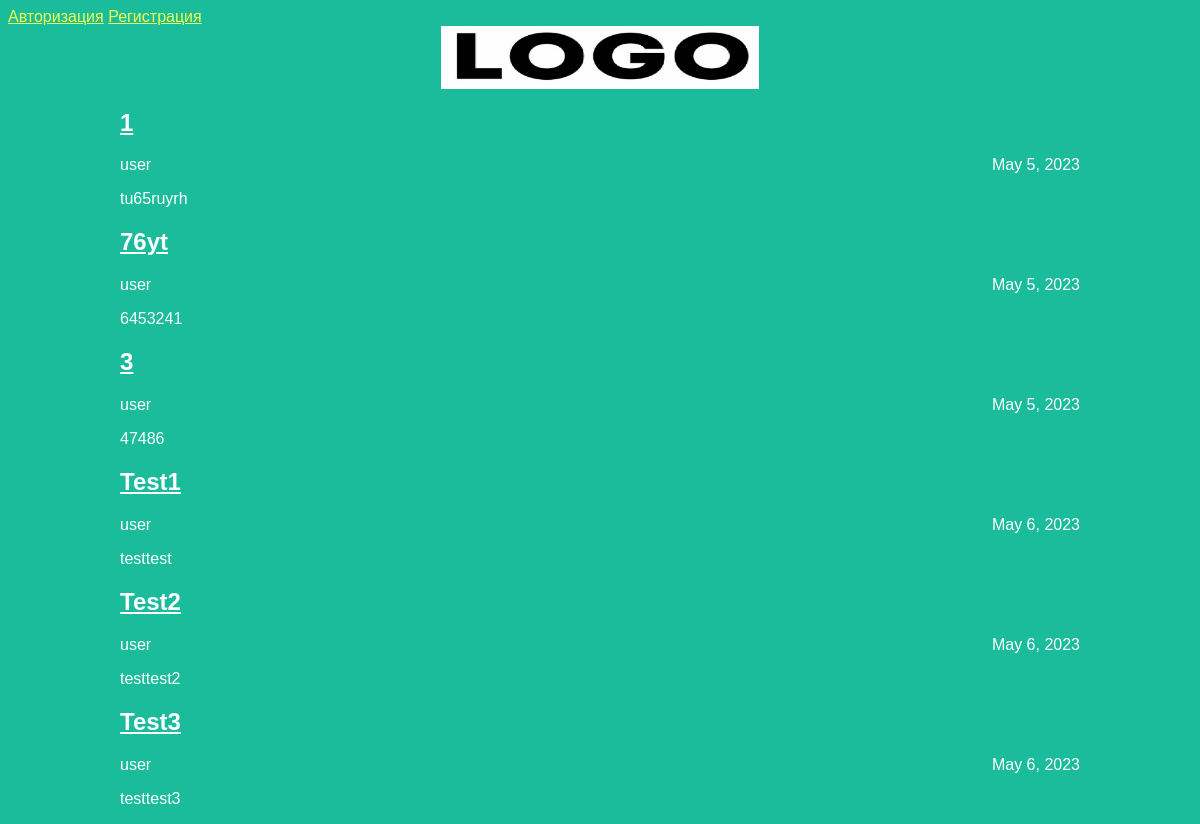
The page / on the database its author committed.
### articles/models.py (models this page shows, shortened)
class Article(models.Model):
    title = models.CharField(max_length=200)
    author = models.ForeignKey(User, on_delete=models.CASCADE)
    text = models.TextField()
    created_date = models.DateField(auto_now_add=True)
    def get_excerpt(self):
        return self.text[:140] + "..." if len(self.text) > 140 else self.text

### articles/views.py (the view)
# urls.py: path('', views.archive, name= 'home'),
def archive(request):
  return render(request, 'archive.html', {"posts": Article.objects.all()})

### articles/templates/archive.html (shortened to what this page needs)
<!DOCTYPE html>
<html>
  <head>
    <link rel="stylesheet" href="{{ STATIC_URL }}/static/article2.css">
  </head>
  <body>
    {% if request.user.is_authenticated %}
    Привет {{user.get_username}}
    <a class="link" href="http://127.0.0.1:8000/article/new/">Создать статью</a>
    <form method="POST" action="{% url 'logout' %}">
      {% csrf_token %}
      <button type="submit" value="Выйти">
        logout
      </button>
    </form>
    {% else %}
    <a class="link" href="http://127.0.0.1:8000/authorization/">Авторизация</a>
    <a class="link" href="http://127.0.0.1:8000/registration/">Регистрация</a>
    {% endif %}
    <div class="header">
        <img src="{{ STATIC_URL }}/static/img/logo.png" alt="My image"/>
    </div>
    <div class="archive">
        {% for post in posts %}
            <div class="one-post">
                <h2 class="post-title">
                    <a href="http://127.0.0.1:8000/article/{{post.id}}">{{ post.title }}</a>
                </h2>
                <div class="article-info">
                    <div class="article-author">{{ post.author.username }}</div>
                    <div class="article-created-date">{{ post.created_date }}</div>
                </div>
                <p class="article-text">{{ post.get_excerpt }}</p>
            </div>
        {% endfor %}
    </div>
  </body>
</html>

### articles/static/article2.css (style rules this page uses)
body { background: #1abc9c; font-family: Tahoma, Arial, sans-serif; color: #ffffff; }
.header img { display: block; width: 318px; margin-left: auto; margin-right: auto; }
.archive { width: 960px; margin-left: auto; margin-right: auto; }
.post-title a { color: #ffffff; }
.article-author { width: 50%; float: left; }
.article-created-date { text-align: right; }
.link { color: #eeff54; }

### rows shown on the page
Article: title "1", author.username "user", created_date "May 5, 2023", get_excerpt "tu65ruyrh"
Article: title "76yt", author.username "user", created_date "May 5, 2023", get_excerpt "6453241"
Article: title "3", author.username "user", created_date "May 5, 2023", get_excerpt "47486"
Article: title "Test1", author.username "user", created_date "May 6, 2023", get_excerpt "testtest"
Article: title "Test2", author.username "user", created_date "May 6, 2023", get_excerpt "testtest2"
Article: title "Test3", author.username "user", created_date "May 6, 2023", get_excerpt "testtest3"
